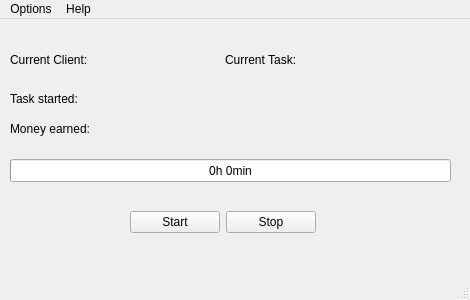
<?xml version="1.0" encoding="UTF-8"?>
<ui version="4.0">
 <class>MainWindow</class>
 <widget class="QMainWindow" name="MainWindow">
  <property name="geometry">
   <rect>
    <x>0</x>
    <y>0</y>
    <width>470</width>
    <height>300</height>
   </rect>
  </property>
  <property name="windowTitle">
   <string>TimeIsMoney</string>
  </property>
  <widget class="QWidget" name="centralwidget">
   <widget class="QWidget" name="layoutWidget_2">
    <property name="geometry">
     <rect>
      <x>10</x>
      <y>70</y>
      <width>350</width>
      <height>19</height>
     </rect>
    </property>
    <layout class="QHBoxLayout" name="horizontalLayout_3">
     <item>
      <widget class="QLabel" name="label_5">
       <property name="text">
        <string>Task started:</string>
       </property>
      </widget>
     </item>
     <item>
      <widget class="QLabel" name="label_taskstarted">
       <property name="sizePolicy">
        <sizepolicy hsizetype="Maximum" vsizetype="Preferred">
         <horstretch>0</horstretch>
         <verstretch>0</verstretch>
        </sizepolicy>
       </property>
       <property name="maximumSize">
        <size>
         <width>255</width>
         <height>16777215</height>
        </size>
       </property>
       <property name="text">
        <string/>
       </property>
       <property name="alignment">
        <set>Qt::AlignJustify|Qt::AlignVCenter</set>
       </property>
      </widget>
     </item>
    </layout>
   </widget>
   <widget class="QWidget" name="layoutWidget_3">
    <property name="geometry">
     <rect>
      <x>10</x>
      <y>100</y>
      <width>215</width>
      <height>19</height>
     </rect>
    </property>
    <layout class="QHBoxLayout" name="horizontalLayout_5">
     <item>
      <widget class="QLabel" name="label_7">
       <property name="text">
        <string>Money earned:</string>
       </property>
      </widget>
     </item>
     <item>
      <widget class="QLabel" name="label_moneyearned">
       <property name="text">
        <string/>
       </property>
      </widget>
     </item>
    </layout>
   </widget>
   <widget class="QWidget" name="layoutWidget">
    <property name="geometry">
     <rect>
      <x>10</x>
      <y>30</y>
      <width>424</width>
      <height>21</height>
     </rect>
    </property>
    <layout class="QHBoxLayout" name="horizontalLayout_4">
     <item>
      <layout class="QHBoxLayout" name="horizontalLayout">
       <item>
        <widget class="QLabel" name="label">
         <property name="text">
          <string>Current Client:</string>
         </property>
        </widget>
       </item>
       <item>
        <widget class="QLabel" name="label_currentclient">
         <property name="text">
          <string/>
         </property>
        </widget>
       </item>
      </layout>
     </item>
     <item>
      <layout class="QHBoxLayout" name="horizontalLayout_2">
       <item>
        <widget class="QLabel" name="label_3">
         <property name="text">
          <string>Current Task:</string>
         </property>
        </widget>
       </item>
       <item>
        <widget class="QLabel" name="label_currenttask">
         <property name="text">
          <string/>
         </property>
        </widget>
       </item>
      </layout>
     </item>
    </layout>
   </widget>
   <widget class="QWidget" name="layoutWidget">
    <property name="geometry">
     <rect>
      <x>130</x>
      <y>190</y>
      <width>186</width>
      <height>27</height>
     </rect>
    </property>
    <layout class="QHBoxLayout" name="horizontalLayout_6">
     <item>
      <widget class="QPushButton" name="startTaskBtn">
       <property name="text">
        <string>Start</string>
       </property>
       <property name="shortcut">
        <string>Alt+S</string>
       </property>
      </widget>
     </item>
     <item>
      <widget class="QPushButton" name="stopTaskBtn">
       <property name="text">
        <string>Stop</string>
       </property>
       <property name="shortcut">
        <string>Alt+E</string>
       </property>
      </widget>
     </item>
    </layout>
   </widget>
   <widget class="QProgressBar" name="progressBar">
    <property name="geometry">
     <rect>
      <x>10</x>
      <y>140</y>
      <width>441</width>
      <height>23</height>
     </rect>
    </property>
    <property name="maximum">
     <number>60</number>
    </property>
    <property name="value">
     <number>0</number>
    </property>
    <property name="alignment">
     <set>Qt::AlignCenter</set>
    </property>
    <property name="textVisible">
     <bool>true</bool>
    </property>
    <property name="invertedAppearance">
     <bool>false</bool>
    </property>
    <property name="format">
     <string>0h %vmin</string>
    </property>
   </widget>
  </widget>
  <widget class="QMenuBar" name="menubar">
   <property name="geometry">
    <rect>
     <x>0</x>
     <y>0</y>
     <width>470</width>
     <height>22</height>
    </rect>
   </property>
   <widget class="QMenu" name="menuOptions">
    <property name="title">
     <string>Options</string>
    </property>
    <widget class="QMenu" name="menuUSB">
     <property name="title">
      <string>USB</string>
     </property>
     <addaction name="actionPort"/>
    </widget>
    <addaction name="menuUSB"/>
    <addaction name="separator"/>
    <addaction name="separator"/>
    <addaction name="actionOverview"/>
    <addaction name="actionCreate_Invoice"/>
   </widget>
   <widget class="QMenu" name="menuHelp">
    <property name="title">
     <string>Help</string>
    </property>
    <addaction name="actionInfo"/>
   </widget>
   <addaction name="menuOptions"/>
   <addaction name="menuHelp"/>
  </widget>
  <widget class="QStatusBar" name="statusbar"/>
  <action name="actionOverview">
   <property name="text">
    <string>Overview</string>
   </property>
  </action>
  <action name="actionCreate_Invoice">
   <property name="text">
    <string>Create Invoice</string>
   </property>
  </action>
  <action name="actionPort">
   <property name="text">
    <string>Port</string>
   </property>
  </action>
  <action name="actionInfo">
   <property name="text">
    <string>Info</string>
   </property>
  </action>
 </widget>
 <resources/>
 <connections/>
</ui>
